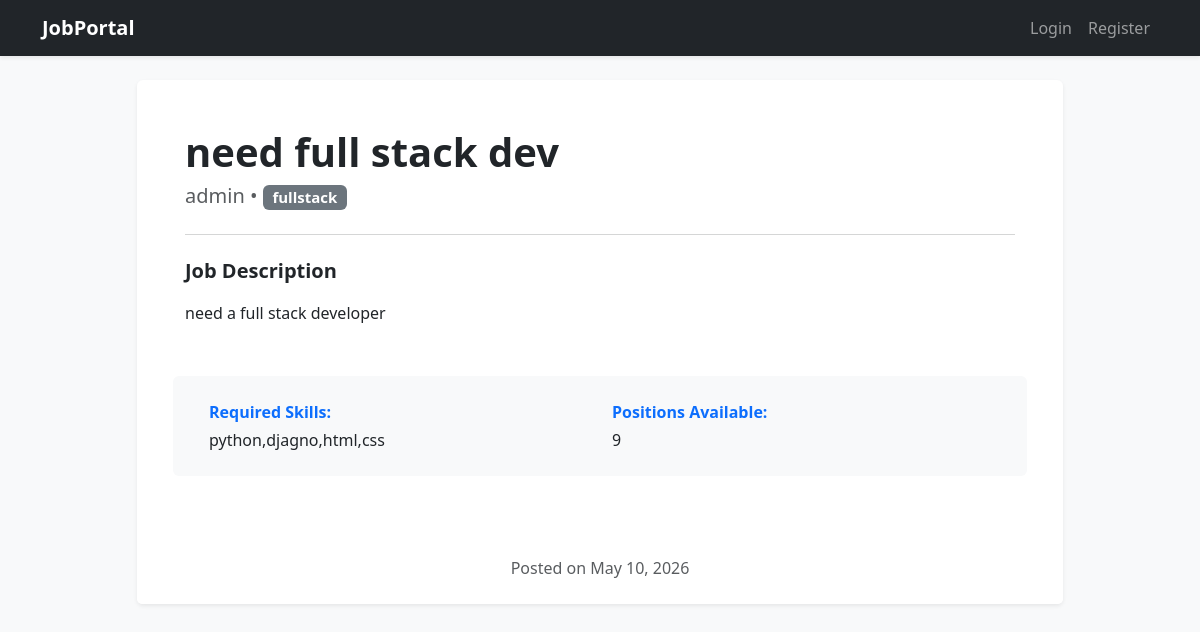
Before: /job/5/ with the older database file.
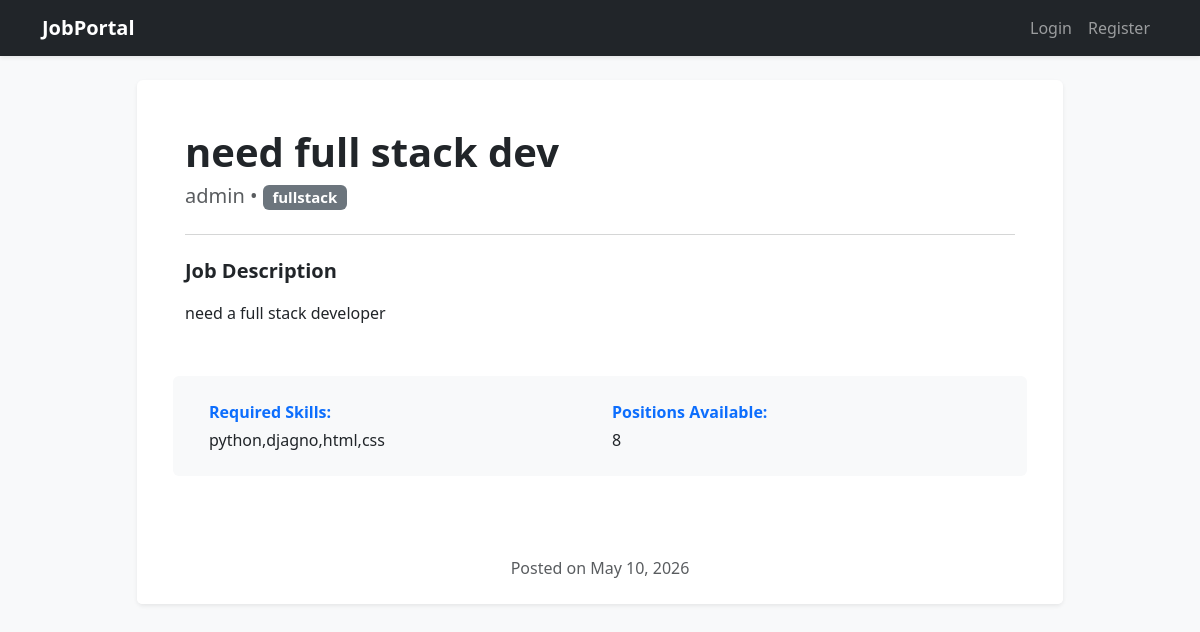
After: the same page with the newer database file.
### portal/models.py (models this page shows, shortened)
class JobPost(models.Model):
    recruiter = models.ForeignKey(CustomUser, on_delete=models.CASCADE, related_name='jobs_posted')
    title = models.CharField(max_length=200)
    number_of_openings = models.PositiveIntegerField()
    category = models.ForeignKey(JobCategory, on_delete=models.PROTECT, related_name='jobs')
    job_description = models.TextField()
    required_skills = models.CharField(max_length=255)
    created_at = models.DateTimeField(auto_now_add=True)

class CustomUser(AbstractUser):
    USER_TYPE_CHOICES = (
        ('recruiter', 'Recruiter'),
        ('jobseeker', 'Job Seeker'),
    )
    display_name = models.CharField(max_length=100)
    role = models.CharField(max_length=15, choices=USER_TYPE_CHOICES, blank=True)

class JobCategory(models.Model):
    name = models.CharField(max_length=100, unique=True)
    class Meta:
        ordering = ['name']
    def __str__(self):
        return self.name

### portal/views.py (the view)
# urls.py: path('job/<int:pk>/', views.JobDetailView.as_view(), name='job-detail'),
class JobDetailView(DetailView):
    model = JobPost
    template_name = 'portal/job_detail.html'
    context_object_name = 'job'
    def get_context_data(self, **kwargs):
        context = super().get_context_data(**kwargs)
        user = self.request.user
        if user.is_authenticated and user.role == 'jobseeker':
            context['application'] = JobApplication.objects.filter(job=self.object, applicant=user).first()
        return context

### portal/templates/portal/job_detail.html (shortened to what this page needs)
{% extends 'base.html' %}
{% block content %}
<div class="row justify-content-center mt-3">
    <div class="col-md-10">
        <div class="card shadow-sm border-0">
            <div class="card-body p-5">
                <div class="d-flex justify-content-between align-items-start mb-3">
                    <div>
                        <h1 class="fw-bold text-dark mb-2">{{ job.title }}</h1>
                        <h5 class="text-muted">{{ job.recruiter.display_name }} &bull; <span class="badge bg-secondary">{{ job.category }}</span></h5>
                    </div>
                </div>
                <hr class="text-muted">
                <div class="mb-5 mt-4">
                    <h5 class="fw-bold mb-3">Job Description</h5>
                    <p style="white-space: pre-wrap; line-height: 1.8;">{{ job.job_description }}</p>
                </div>
                <div class="row bg-light p-4 rounded mb-4">
                    <div class="col-md-6 mb-3 mb-md-0">
                        <strong class="d-block mb-1 text-primary">Required Skills:</strong>
                        {{ job.required_skills }}
                    </div>
                    <div class="col-md-6">
                        <strong class="d-block mb-1 text-primary">Positions Available:</strong>
                        {{ job.number_of_openings }}
                    </div>
                </div>
            </div>
            <div class="card-footer bg-white border-0 text-muted text-center pb-4">
                Posted on {{ job.created_at|date:"F d, Y" }}
            </div>
        </div>
    </div>
</div>
{% endblock %}

Changed rows visible on the page:
changed JobPost "need full stack dev": number_of_openings "9" → "8"
